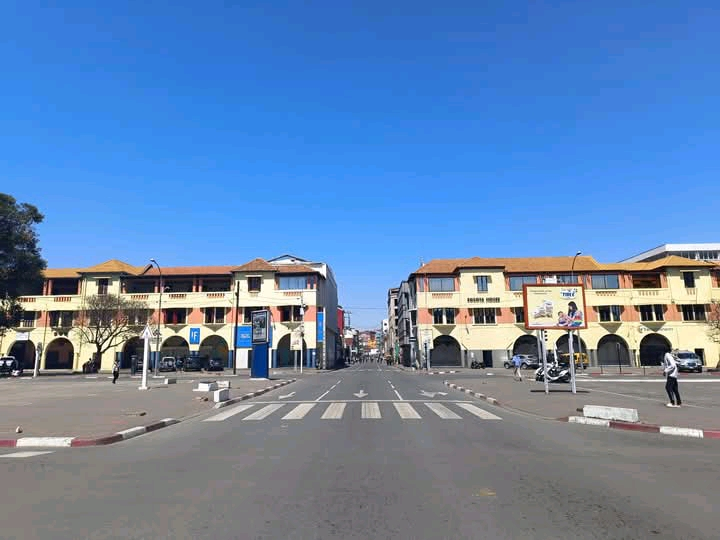
#> input picture data/input/batch_test/image1.jpg, 720 x 540 px
$ python -i low_poly.py   (imports and definitions only)
#> lines starting #> are read from the running program, lines starting #| are printed output that depends on the picture; after the words box and inside, x2 and y2 are one past the last pixel; in counts of white or black regions, pixels touching at a corner belong together
"""
Module principal pour la génération d'images low poly
Version améliorée avec meilleure détection de contours et traitement des couleurs
"""
import cv2
import numpy as np
from scipy.spatial import Delaunay
from PIL import Image
import os


class LowPolyGenerator:
    """Classe principale pour convertir une image en style low poly cartoon"""

    def __init__(self, image_path: str, num_points: int = 1000, blur_strength: int = 15,
                 enhance_colors: bool = True, edge_sensitivity: int = 2):
        """
        Initialise le générateur low poly

        Args:
            image_path: Chemin vers l'image d'entrée
            num_points: Nombre de points pour la triangulation (plus élevé = plus de détails)
            blur_strength: Force du flou pour lisser l'image (doit être impair)
            enhance_colors: Si True, augmente la saturation et le contraste
            edge_sensitivity: Sensibilité de détection des contours (1-5)
        """
#> called with image_path = '../data/input/batch_test/image1.jpg', num_points = 1000, blur_strength = 15, enhance_colors = True, edge_sensitivity = 2
        self.image_path = image_path
        self.num_points = num_points
        self.blur_strength = blur_strength if blur_strength % 2 == 1 else blur_strength + 1
        self.enhance_colors = enhance_colors
        self.edge_sensitivity = max(1, min(5, edge_sensitivity))

        # Charger l'image
        self.image = cv2.imread(image_path)
#> self.image is the input picture: shape (540, 720, 3); mean B, G, R 175.5, 133.6, 100.9
        if self.image is None:
            raise ValueError(f"Impossible de charger l'image: {image_path}")

        self.image_rgb = cv2.cvtColor(self.image, cv2.COLOR_BGR2RGB)
        self.height, self.width = self.image.shape[:2]
#> self.height = 540; self.width = 720

    def detect_edges(self) -> np.ndarray:
        """
        Détecte les contours de l'image avec une meilleure sensibilité
        Utilise une combinaison de techniques pour une meilleure détection

        Returns:
            Image des contours détectés
        """
        gray = cv2.cvtColor(self.image, cv2.COLOR_BGR2GRAY)

        # Appliquer CLAHE (Contrast Limited Adaptive Histogram Equalization)
        # pour améliorer le contraste local
        clahe = cv2.createCLAHE(clipLimit=2.0, tileGridSize=(8, 8))
        gray_enhanced = clahe.apply(gray)

        # Adapter les seuils Canny selon la sensibilité
        low_threshold = max(30, 100 - (self.edge_sensitivity * 15))
        high_threshold = min(200, 200 - (self.edge_sensitivity * 20))

        edges = cv2.Canny(gray_enhanced, low_threshold, high_threshold)

        # Appliquer une dilatation légère pour épaissir les contours
        kernel = cv2.getStructuringElement(cv2.MORPH_ELLIPSE, (2, 2))
        edges = cv2.dilate(edges, kernel, iterations=1)

        return edges

    def enhance_color_image(self, image_rgb: np.ndarray) -> np.ndarray:
        """
        Améliore la saturation et le contraste de l'image

        Args:
            image_rgb: Image en RGB

        Returns:
            Image améliorée
        """
        # Convertir en HSV pour manipuler la saturation
        hsv = cv2.cvtColor(cv2.cvtColor(image_rgb, cv2.COLOR_RGB2BGR), cv2.COLOR_BGR2HSV).astype(np.float32)
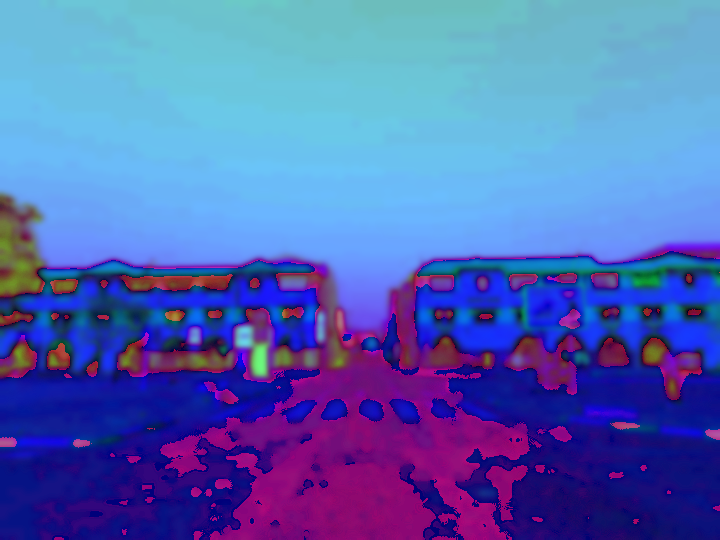
#> hsv: shape (540, 720, 3) float32; mean R, G, B 81.2, 102.6, 181.9

        # Augmenter la saturation (canal S)
        hsv[:, :, 1] = np.clip(hsv[:, :, 1] * 1.3, 0, 255)

        # Augmenter légèrement la luminosité (canal V)
        hsv[:, :, 2] = np.clip(hsv[:, :, 2] * 1.1, 0, 255)
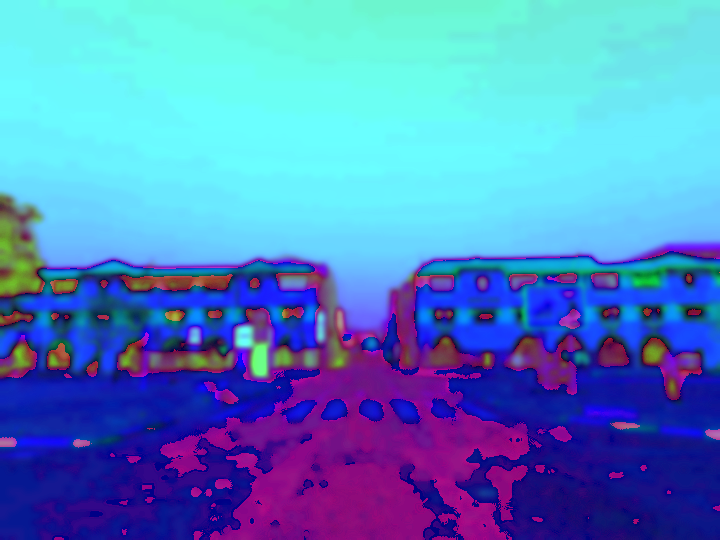
#> hsv: shape (540, 720, 3) float32; mean R, G, B 81.2, 133.2, 196.2

        # Convertir back to RGB
        hsv = hsv.astype(np.uint8)
        enhanced_bgr = cv2.cvtColor(hsv, cv2.COLOR_HSV2BGR)
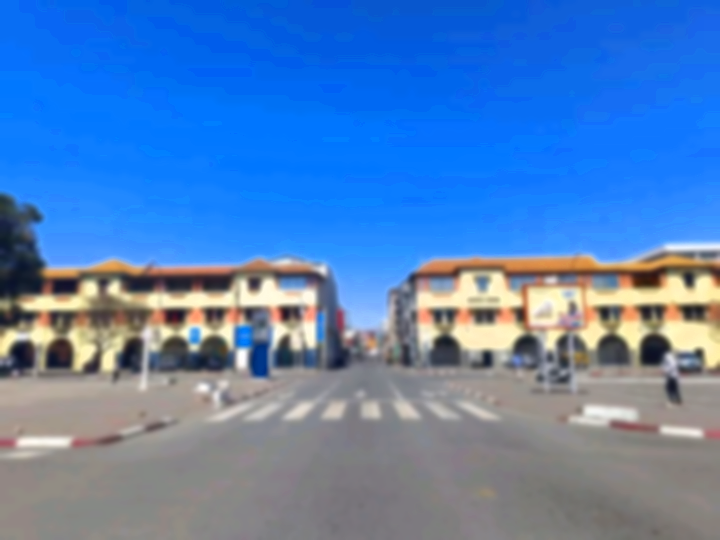
#> enhanced_bgr: shape (540, 720, 3); mean B, G, R 186.6, 128.3, 83.4
        enhanced_rgb = cv2.cvtColor(enhanced_bgr, cv2.COLOR_BGR2RGB)

        return enhanced_rgb

    def generate_points(self, use_edges: bool = True) -> np.ndarray:
        """
        Génère les points pour la triangulation
        Combine points aléatoires et points basés sur les contours

        Args:
            use_edges: Si True, priorise les points sur les contours

        Returns:
            Array de points [x, y]
        """
#> called with use_edges = True
        points = []

        # Ajouter les coins de l'image (important pour la triangulation)
        points.extend([
            [0, 0],
            [self.width - 1, 0],
            [0, self.height - 1],
            [self.width - 1, self.height - 1]
        ])

        if use_edges:
            # Déterminer les contours
            edges = self.detect_edges()
#> in detect_edges, `gray = cv2.cvtColor(self.image, cv2.COLOR_BGR2GRAY)`:
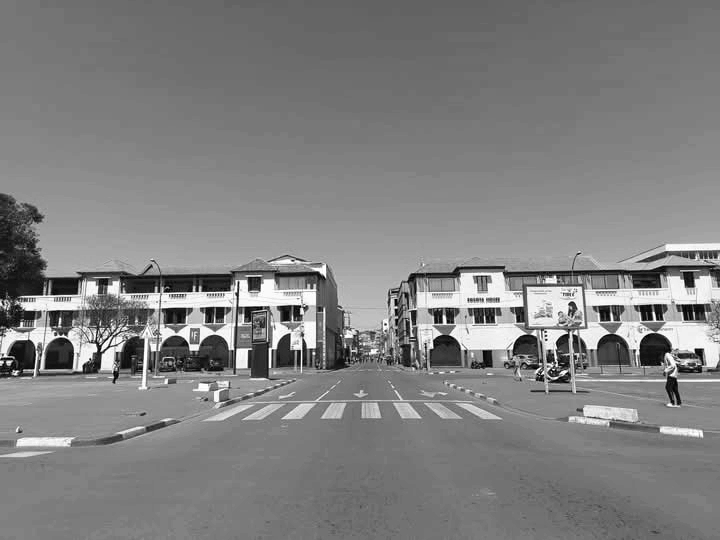
#> gray: shape (540, 720); min 0, max 255, mean 128.6
#> in detect_edges, `edges = cv2.Canny(gray_enhanced, low_threshold, high_threshold)`:
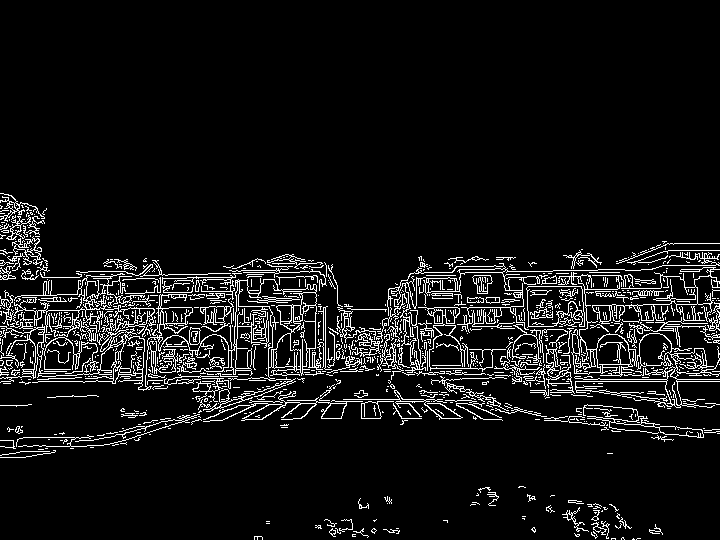
#> edges: shape (540, 720); 7.5% white in thin lines or dots, all inside (x1, y1, x2, y2) = (0, 193, 720, 540)
#> in detect_edges, `edges = cv2.dilate(edges, kernel, iterations=1)`:
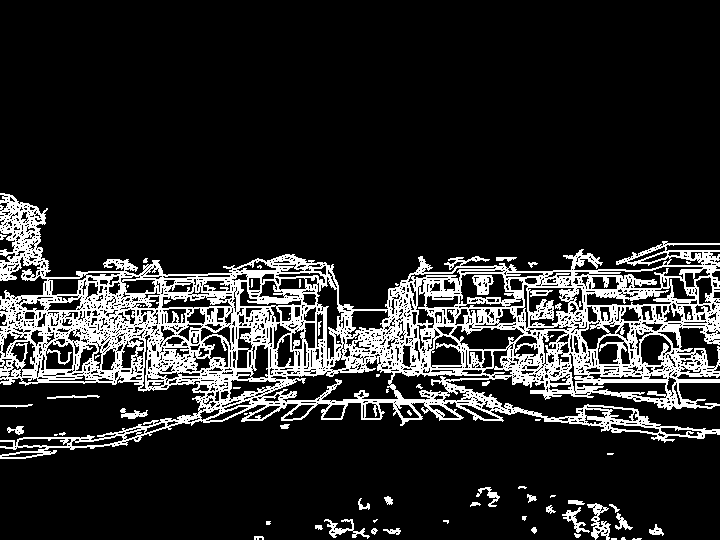
#> edges: shape (540, 720); 15.3% white; 66 white regions (33 under 20 px), largest, box (x1, y1, x2, y2) and area: (0, 193, 720, 459) 56263, (587, 503, 611, 540) 371, (324, 519, 370, 539) 287

            # Trouver les pixels de contour
            edge_points = np.argwhere(edges > 0)  # Returns [y, x]
#> edge_points = 59375 pairs, first value 193 to 539, second value 0 to 719

            # Garder ~40% des points détectés sur les contours (augmenté de 30%)
            if len(edge_points) > 0:
                edge_ratio = min(0.4, max(0.2, 0.4 - (self.edge_sensitivity - 1) * 0.05))
                num_edge_points = min(int(self.num_points * edge_ratio), len(edge_points))
#> num_edge_points = 350
                edge_sample = np.random.choice(len(edge_points), num_edge_points, replace=False)
#> edge_sample = 350 values, max 59266 at index 302, min 216 at index 32, mean 29855.9
                for idx in edge_sample:
                    y, x = edge_points[idx]
                    points.append([x, y])
#> this loop made 350 passes
#> (idx, y, x) on passes 1 to 3: (17132, 306, 115), (51446, 403, 373), (10604, 286, 624)
#> after the loop, points = 354 pairs, first value 0 to 719, second value 0 to 539

        # Ajouter des points aléatoires pour compléter
        num_random = max(0, self.num_points - len(points))
#> num_random = 646
        random_points = np.random.rand(num_random, 2)
#> random_points = 646 pairs, first value 0.000563 to 0.999, second value 0.0015 to 0.995
        random_points[:, 0] *= self.width
        random_points[:, 1] *= self.height
        points.extend(random_points.tolist())

        return np.array(points, dtype=np.float32)

    def triangulate(self, points: np.ndarray) -> Delaunay:
        """
        Crée une triangulation de Delaunay à partir des points

        Args:
            points: Array de points [x, y]

        Returns:
            Objet Delaunay contenant la triangulation
        """
        return Delaunay(points)

    def get_triangle_color(self, triangle_indices: np.ndarray, points: np.ndarray,
                          base_image: np.ndarray) -> tuple:
        """
        Calcule la couleur moyenne d'un triangle

        Args:
            triangle_indices: Indices des 3 points du triangle
            points: Array des points
            base_image: Image de base en BGR pour le sampling

        Returns:
            Tuple BGR (b, g, r) - format OpenCV
        """
        # Obtenir les coordonnées du triangle
        tri_points = points[triangle_indices].astype(np.int32)

        # Créer un masque du triangle
        mask = np.zeros((self.height, self.width), dtype=np.uint8)
        cv2.drawContours(mask, [tri_points], 0, 255, -1)

        # Calculer la couleur moyenne dans le triangle
        colors = base_image[mask > 0]
        if len(colors) > 0:
            mean_color = np.mean(colors, axis=0).astype(int)
            # Retourner en tuple pour OpenCV
            return (int(mean_color[0]), int(mean_color[1]), int(mean_color[2]))
        else:
            return (128, 128, 128)  # Gris par défaut

    def smooth_image(self) -> np.ndarray:
        """
        Applique un flou gaussien pour lisser les couleurs

        Returns:
            Image lissée en BGR
        """
        return cv2.GaussianBlur(self.image,
                               (self.blur_strength, self.blur_strength), 0)

    def generate(self, use_edge_detection: bool = True, add_outlines: bool = True) -> Image.Image:
        """
        Génère l'image low poly cartoon

        Args:
            use_edge_detection: Si True, détecte les contours pour améliorer les détails
            add_outlines: Si True, dessine les contours des triangles

        Returns:
            Image PIL de l'image low poly
        """
        # Lisser l'image pour réduire le bruit
        smoothed = self.smooth_image()

        # Améliorer les couleurs si demandé
        if self.enhance_colors:
            smoothed_rgb = cv2.cvtColor(smoothed, cv2.COLOR_BGR2RGB)
            smoothed_rgb = self.enhance_color_image(smoothed_rgb)
            smoothed = cv2.cvtColor(smoothed_rgb, cv2.COLOR_RGB2BGR)

        # Générer les points
        points = self.generate_points(use_edges=use_edge_detection)
#> points = 1000 pairs, first value 0 to 719.6, second value 0 to 539

        # Triangulation
        tri = self.triangulate(points)

        # Créer l'image de sortie
        output = np.zeros_like(smoothed)

        # Dessiner chaque triangle
        for triangle_indices in tri.simplices:
            # Obtenir les points du triangle
            tri_points = points[triangle_indices].astype(np.int32)

            # Calculer la couleur moyenne
            color = self.get_triangle_color(triangle_indices, points, smoothed)

            # Remplir le triangle avec la couleur
            cv2.drawContours(output, [tri_points], 0, color, -1)

            # Ajouter les contours si demandé
            if add_outlines:
                cv2.drawContours(output, [tri_points], 0, (0, 0, 0), 2)
#> this loop made 1993 passes
#> (triangle_indices, color) on passes 1 to 3: ([610, 1, 381], (191, 136, 97)), ([727, 3, 2], (127, 126, 129)), ([306, 727, 2], (130, 129, 132))
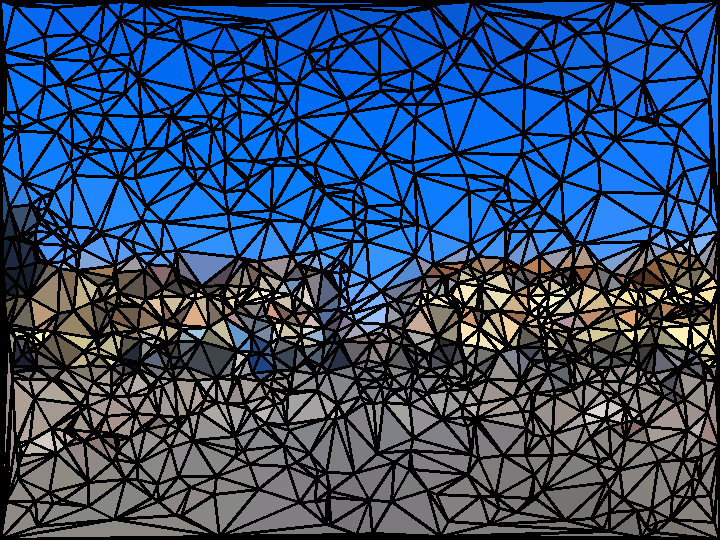
#> output: shape (540, 720, 3); mean B, G, R 110.6, 72.9, 43.7

        # Convertir en image PIL
        output_rgb = cv2.cvtColor(output, cv2.COLOR_BGR2RGB)
        output_pil = Image.fromarray(output_rgb)
        return output_pil

    def save(self, output_path: str, image: Image.Image = None) -> None:
        """
        Sauvegarde l'image low poly

        Args:
            output_path: Chemin de sortie
            image: Image à sauvegarder (si None, génère une nouvelle image)
        """
        if image is None:
            image = self.generate()

        os.makedirs(os.path.dirname(output_path) or ".", exist_ok=True)
        image.save(output_path)
        print(f"Image sauvegardée: {output_path}")


def process_image(input_path: str, output_path: str, num_points: int = 1000,
                 blur_strength: int = 15, add_outlines: bool = True,
                 enhance_colors: bool = True, edge_sensitivity: int = 2) -> None:
    """
    Fonction utilitaire pour traiter une image en low poly

    Args:
        input_path: Chemin de l'image d'entrée
        output_path: Chemin de l'image de sortie
        num_points: Nombre de points pour la triangulation
        blur_strength: Force du flou
        add_outlines: Ajouter les contours des triangles
        enhance_colors: Augmenter la saturation et le contraste
        edge_sensitivity: Sensibilité de détection des contours (1-5)
    """
    generator = LowPolyGenerator(input_path, num_points, blur_strength,
                                enhance_colors, edge_sensitivity)
    image = generator.generate(use_edge_detection=True, add_outlines=add_outlines)
    generator.save(output_path, image)

>>> result = LowPolyGenerator('../data/input/batch_test/image1.jpg').generate()

$ run again, on data/input/batch_test/image2.jpg
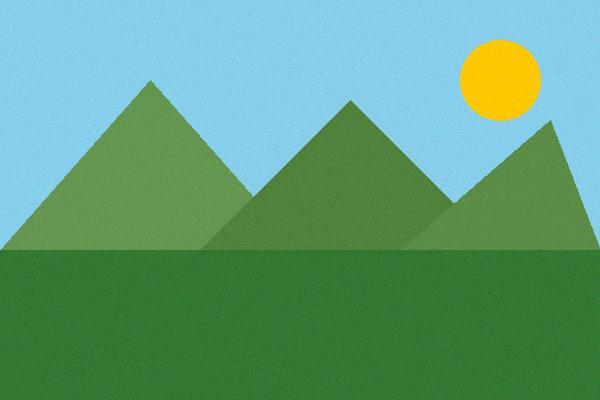
#> input picture data/input/batch_test/image2.jpg, 600 x 400 px
#> in __init__, self.image is the input picture: shape (400, 600, 3); mean B, G, R 121.7, 158.3, 95.4
#> in detect_edges, `edges = cv2.dilate(edges, kernel, iterations=1)`:
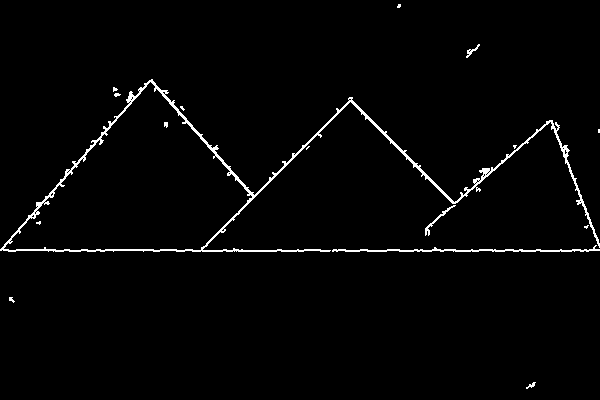
#> edges: shape (400, 600); 2% white in thin lines or dots
#> edge_points = 4692 pairs, first value 4 to 388, second value 0 to 599
#> num_edge_points = 350
#> edge_sample = 350 values, max 4681 at index 103, min 39 at index 196, mean 2307.7
#> the loop in generate_points, `for idx in edge_sample:` made 350 passes
#> (idx, y, x) on passes 1 to 3: (4362, 251, 181), (530, 113, 179), (42, 51, 470)
#> after the loop in generate_points, `for idx in edge_sample:`: points = 354 pairs, first value 0 to 599, second value 0 to 399
#> num_random = 646
#> random_points = 646 pairs, first value 0.00654 to 0.994, second value 0.000813 to 1
#> in generate, `points = self.generate_points(use_edges=use_edge_detection)`: points = 1000 pairs, first value 0 to 599, second value 0 to 400
#> the loop in generate, `for triangle_indices in tri.simplices:` made 1991 passes
#> (triangle_indices, color) on passes 1 to 3: ([216, 2, 0], (170, 182, 83)), ([217, 302, 3], (126, 167, 69)), ([917, 821, 996], (29, 131, 31))
#> after the loop in generate, `for triangle_indices in tri.simplices:`:
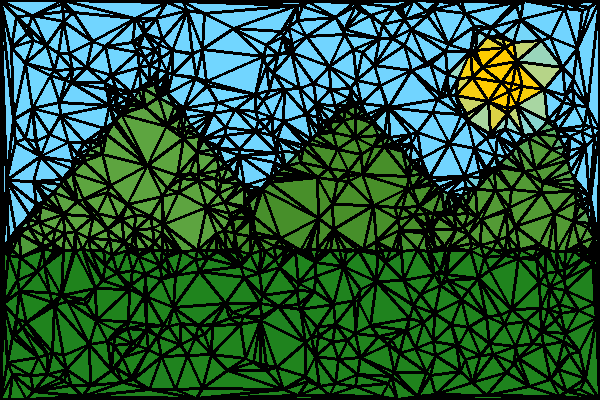
#> output: shape (400, 600, 3); mean B, G, R 59.4, 85.1, 39.7
